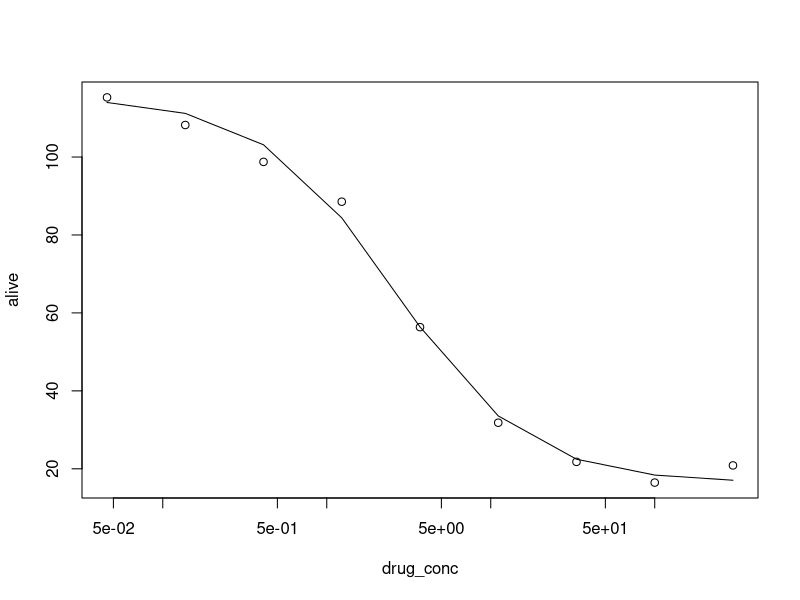

R code for this plot:
"
Andrew Dhawan
Sept 8 2016
get_EC50_Hill_coeff_upload.R

This file allows one to import the data 
from the excel file which is in a two-column 
format, with drug concentration as first column,
and survival as second column.
This is read, and fit to a Hill-type function
corresponding EC50 parameters, and Hill coefficient
are output, as well as 95% confidence intervals for
these parameters.

Also plots the experimental data, overlaid with model fit.

Saves output EC50 and Hill coefficient to output.txt
"

library(readxl)
output <- matrix(,nrow=2,ncol=2)

data <- read_excel("test_lc_data.xlsx")
drug_conc <- data$a #concentration vector
alive <- data$b #survival fraction

last_ind <- 10 #stores the number of concentrations tested/desired for fitting

#take appropriate subsets
alive <- alive[1:last_ind]
drug_conc <- drug_conc[1:last_ind]

low <- min(alive)
maxi <- max(alive)

#model fitting
m <- nls(alive~(low + ((maxi - low)/(1+((drug_conc/ec50)^b)))), start = list(ec50=0.1, b=0.1),trace=TRUE);

#confidence intervals
a <- confint(m)

print(m)
print(paste("(",a[1,1],",",a[1,2],")"))
print(paste("(",a[2,1],",",a[2,2],")"))
coeffs <- coef(m)
output[1,1] <- coeffs[[1]]
output[2,1] <- coeffs[[2]]
output[1,2] <- paste("(",a[1,1],",",a[1,2],")")
output[2,2] <- paste("(",a[2,1],",",a[2,2],")")

#save the output data in a file
write.table(output, "output.txt", sep="\t")

#plot model ouptut
plot.new()
plot(drug_conc,alive,log="x")
lines(drug_conc,predict(m))

